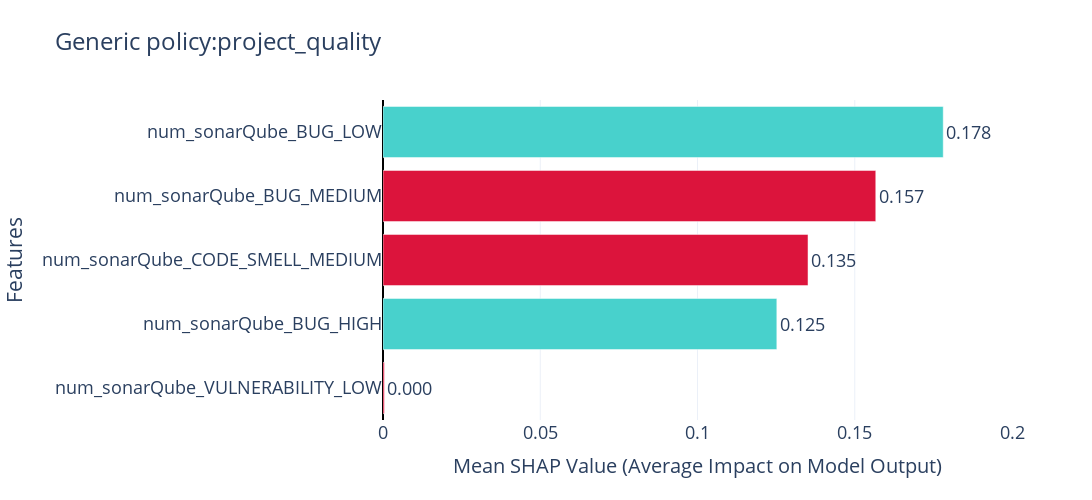
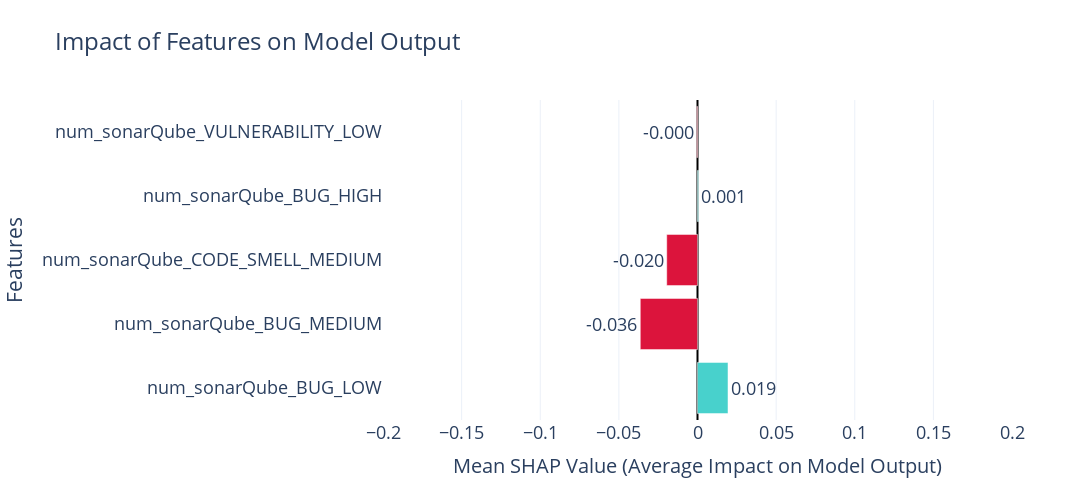

The code cell stored with these charts, in order, in its notebook:
### Code cell
if model_type == "kernel" or model_type == "ada":
    #### Kernel Explainer ####
    background = X_train.sample(n=50, random_state=42)  # Sample background data for SHAP
    explainer = shap.KernelExplainer(model.predict, background)
    shap_values_kernel = explainer.shap_values(X_test, nsamples=100)

    # Ensure SHAP values are a NumPy array
    shap_values_kernel = np.array(shap_values_kernel)

    print("SHAP values shape:", shap_values_kernel.shape)  # Debugging
    print("Data in SHAP values:")
    print(shap_values_kernel)  # Print data for check
    print("-" * 40)
    ##############################################################################################

    #### Mean and Absolute Mean SHAP values ####
    shap_df = pd.DataFrame(shap_values_kernel, columns=X_test.columns)

    # Compute absolute mean SHAP values
    abs_mean_shap_raw = shap_df.abs().mean(0).sort_values(ascending=False)
    print("Absolute Mean SHAP raw:")
    print(abs_mean_shap_raw)

    # Compute actual mean SHAP values
    mean_shap_raw = shap_df.mean(0).sort_values(ascending=False)
    print("Mean SHAP raw:")
    print(mean_shap_raw)
    print("-" * 40)
    ##############################################################################################

    #### Plot by SHAP ####
    custom_cmap = mcolors.LinearSegmentedColormap.from_list("pink_skyblue", ["mediumturquoise", "crimson"])
    shap.summary_plot(shap_values_kernel, X_test, cmap=custom_cmap)  # Create the SHAP summary plot

    ##############################################################################################

    #### Prepare Data for Custom Plot ####
    feature_names = X_test.columns.tolist()  # Get feature names from X_test
    df_class_1 = pd.DataFrame(shap_values_kernel, columns=feature_names)

    # Display first few rows
    print(df_class_1.head())
    print("-" * 40)
    ##############################################################################################

    #### Plot by Me ####
    # Compute absolute mean SHAP values for correct sorting
    df_mean = df_class_1.abs().mean().reset_index()
    df_mean.columns = ['Feature', 'Mean |SHAP Value|']
    df_mean = df_mean.sort_values(by="Mean |SHAP Value|", ascending=True)

    # Compute actual mean SHAP values for correct bar coloring
    df_signed_mean = df_class_1.mean(numeric_only=True).reset_index()
    df_signed_mean.columns = ['Feature', 'Mean SHAP Value']

    # Merge both to get proper ordering and sign information
    df_final = df_mean.merge(df_signed_mean, on="Feature")

    # Assign colors: red for positive, blue for negative values
    df_final["Color"] = df_final["Mean SHAP Value"].apply(lambda x: "mediumturquoise" if x >= 0 else "crimson")

    # Creating the horizontal bar plot with correct order
    fig = go.Figure()
    fig.add_trace(go.Bar(
        x=df_final["Mean |SHAP Value|"],
        y=df_final["Feature"],
        orientation='h',
        marker=dict(color=df_final["Color"]),
        text=[f"{v:.3f}" for v in df_final["Mean |SHAP Value|"]],  # Annotate absolute SHAP values
        textposition="outside"
    ))

    # Updating layout to match SHAP importance plot style
    fig.update_layout(
        title=f"{cate}:{feature}",
        title_font_size=24,
        xaxis_title="Mean SHAP Value (Average Impact on Model Output)",
        xaxis_title_font_size=20,
        yaxis_title="Features",
        yaxis_title_font_size=21,
        template="plotly_white",
        font=dict(size=18),
        xaxis=dict(
            range=model_range,
            tickfont=dict(size=18),
            zeroline=True,  # Keep central reference line
            zerolinecolor="black",
            zerolinewidth=2,
        ),
        yaxis=dict(
            tickfont=dict(size=18)
        ),
        showlegend=False,
        width=1200,
        height=500,
    )

    # Show the plot
    fig.show()

    # Ensure the "shap" directory exists before saving
    directory = "shap"
    os.makedirs(directory, exist_ok=True)

    # Define save path
    save_path = f"{directory}/{cate}_{feature}_bar_left_plot.png"

    # Save the figure as an image
    fig.write_image(save_path)
    print(f"Figure saved successfully at: {save_path}")
    ##############################################################################################

    #### Plot tee ajarn jak dai####
    # Compute absolute mean SHAP values for correct sorting
    df_mean = df_class_1.abs().mean(numeric_only=True).reset_index()
    df_mean.columns = ['Feature', 'Mean |SHAP Value|']
    df_mean = df_mean.sort_values(by="Mean |SHAP Value|", ascending=False)  # Sort by absolute impact

    # Compute actual mean SHAP values for correct bar coloring
    df_signed_mean = df_class_1.mean(numeric_only=True).reset_index()
    df_signed_mean.columns = ['Feature', 'Mean SHAP Value']

    # Merge both to get proper ordering and sign information
    df_final = df_mean.merge(df_signed_mean, on="Feature")

    # Assign colors based on the sign of the SHAP value
    df_final["Color"] = df_final["Mean SHAP Value"].apply(lambda x: "mediumturquoise" if x >= 0 else "crimson")

    # Create the horizontal bar plot with correct order
    fig = go.Figure()

    # Adding trace for the bar chart
    fig.add_trace(go.Bar(
        x=df_final["Mean SHAP Value"],  # Using signed SHAP values
        y=df_final["Feature"],
        orientation='h',
        marker=dict(color=df_final["Color"]),
        text=[f"{v:.3f}" for v in df_final["Mean SHAP Value"]],  # Annotate actual SHAP values
        textposition="outside"
    ))

    # Update layout for a diverging bar chart
    fig.update_layout(
        title=f"Impact of Features on Model Output",
        title_font_size=24,
        xaxis_title="Mean SHAP Value (Average Impact on Model Output)",
        xaxis_title_font_size=20,
        yaxis_title="Features",
        yaxis_title_font_size=21,
        template="plotly_white",
        font=dict(size=18),  # Increase overall font size
        xaxis=dict(
            range=model_range1,
            tickfont=dict(size=18),  # Increase x-axis tick label font size
            zeroline=True,  # Keep central reference line
            zerolinecolor="black",
            zerolinewidth=2,
        ),
        yaxis=dict(
            tickfont=dict(size=18)  # Increase y-axis tick label font size
        ),
        showlegend=False,  # No legend needed
        width=1200,  # Set figure width
        height=500,  # Set figure height
    )

    # Show the plot
    fig.show()

    # Optional: Save the figure as an image
    directory = "shap"
    os.makedirs(directory, exist_ok=True)  # Create folder if it doesn't exist
    save_path = f"{directory}/{cate}_{feature}_diverging_shap_plot.png"
    fig.write_image(save_path)
    print(f"Figure saved successfully at: {save_path}")
    ##############################################################################################

### Figure 1 — Plotly figure (JSON) as saved in the notebook; plotly's stock layout.template omitted (floating-point values rounded to 4 significant figures)
{"data": [{"marker": {"color": ["crimson", "mediumturquoise", "crimson", "crimson", "mediumturquoise"]}, "orientation": "h", "text": ["0.000", "0.125", "0.135", "0.157", "0.178"], "textposition": "outside", "type": "bar", "x": [0.0004426, 0.1252, 0.1351, 0.1567, 0.1781], "y": ["num_sonarQube_VULNERABILITY_LOW", "num_sonarQube_BUG_HIGH", "num_sonarQube_CODE_SMELL_MEDIUM", "num_sonarQube_BUG_MEDIUM", "num_sonarQube_BUG_LOW"]}], "layout": {"font": {"size": 18}, "height": 500, "showlegend": false, "title": {"font": {"size": 24}, "text": "Generic policy:project_quality"}, "width": 1200, "xaxis": {"range": [0, 0.2], "tickfont": {"size": 18}, "title": {"font": {"size": 20}, "text": "Mean SHAP Value (Average Impact on Model Output)"}, "zeroline": true, "zerolinecolor": "black", "zerolinewidth": 2}, "yaxis": {"tickfont": {"size": 18}, "title": {"font": {"size": 21}, "text": "Features"}}}}

### Figure 2 — Plotly figure (JSON) as saved in the notebook; plotly's stock layout.template omitted (floating-point values rounded to 4 significant figures)
{"data": [{"marker": {"color": ["mediumturquoise", "crimson", "crimson", "mediumturquoise", "crimson"]}, "orientation": "h", "text": ["0.019", "-0.036", "-0.020", "0.001", "-0.000"], "textposition": "outside", "type": "bar", "x": [0.01939, -0.03639, -0.01957, 0.0006093, -0.0004426], "y": ["num_sonarQube_BUG_LOW", "num_sonarQube_BUG_MEDIUM", "num_sonarQube_CODE_SMELL_MEDIUM", "num_sonarQube_BUG_HIGH", "num_sonarQube_VULNERABILITY_LOW"]}], "layout": {"font": {"size": 18}, "height": 500, "showlegend": false, "title": {"font": {"size": 24}, "text": "Impact of Features on Model Output"}, "width": 1200, "xaxis": {"range": [-0.2, 0.2], "tickfont": {"size": 18}, "title": {"font": {"size": 20}, "text": "Mean SHAP Value (Average Impact on Model Output)"}, "zeroline": true, "zerolinecolor": "black", "zerolinewidth": 2}, "yaxis": {"tickfont": {"size": 18}, "title": {"font": {"size": 21}, "text": "Features"}}}}
